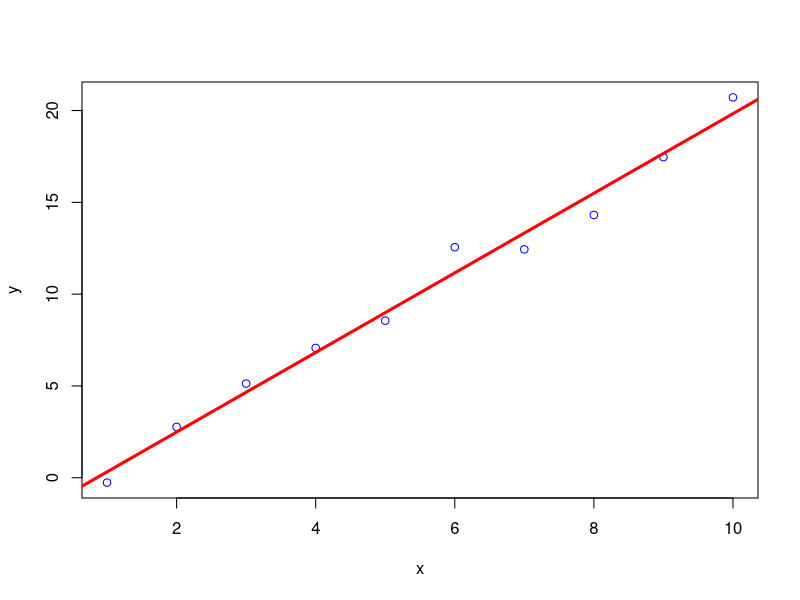
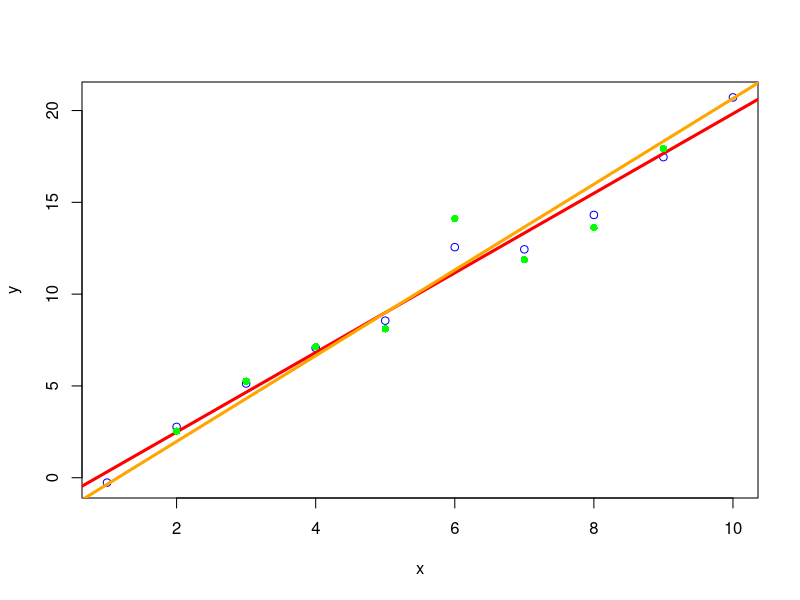

Here is the R script that generated these plots, in order:
### 標準誤差

### 人工データによる例 (y = -1 + 2x) 
set.seed(123) # 乱数のシード値の設定
x <- c(7, 2, 6, 4, 3, 10, 9, 1, 8, 5) # 説明変数
eps <- rnorm(length(x))               # 誤差項
y <- -1 + 2 * x + eps                 # 目的変数
est <- lm(y ~ x)                      # モデルの推定
summary(est) # 推定結果の要約 (Coefficients: 係数)
coef(summary(est))     # 係数の推定値と標準誤差
plot(x,y,col="blue")        # 散布図
abline(est,col="red",lwd=3) # 回帰式
## summary(est)$coefficients
coef(summary(est))[,2] # 標準誤差のみ抽出
summary(est)$sigma # 誤差項の標準偏差の推定値
## 誤差項の標準偏差が標準誤差に与える影響を確認する
set.seed(123) # 乱数のシード値の再設定
eps <- rnorm(length(x), sd=2) # 誤差項 (標準偏差2倍)
y2 <- -1 + 2 * x + eps # 新しい目的変数の観測データ
est2 <- lm(y2 ~ x)
summary(est2)
coef(summary(est2))[,2] # 標準誤差
summary(est2)$sigma     # 誤差項の標準偏差
## 重ね描きして比較するため新しいグラフを作成
plot(x,y,col="blue")            # 散布図
abline(est,col="red",lwd=3)     # 回帰式
points(x,y2,col="green",pch=16) # 新しいデータを重ね描き
abline(est2,col="orange",lwd=3) # 回帰式を重ね描き

### 東京都の気候による例
mydata <- subset(subset = 月==8, # 8月のデータのみ取得
                 x=read.csv("data/tokyo_weather.csv",
                            fileEncoding="utf8"))
model <- 気温 ~ 日射量 + 気圧    # モデルの定義 
est <- lm(model, data=mydata) # 回帰係数の推定
coef(summary(est))[,2] # 標準誤差
summary(est)$sigma     # 誤差項の標準偏差
